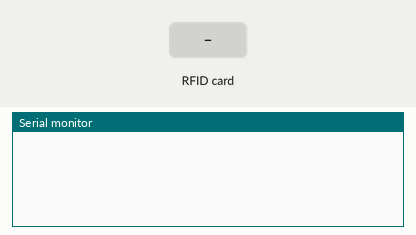
Recording of a sketch running on a simulated Arduino Mega 2560, built with avr-gcc and run on an emulated ATmega2560. Shown: the last lines printed to the serial monitor. The inputs (shaded band) are chosen by the test bench.

Above: at 1.3 s.
1.4 s: RFID card E1 3E E3 94 held to the reader
At 2.6 s:
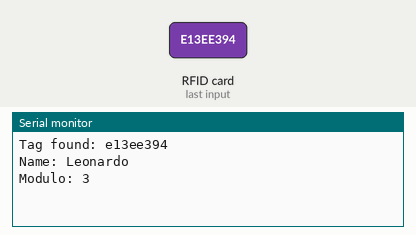
2.9 s: RFID card 53 25 F9 A3 held to the reader
At 4.1 s:
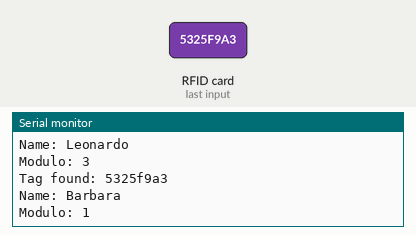
4.4 s: RFID card 63 84 F9 A3 held to the reader
At 5.5 s:
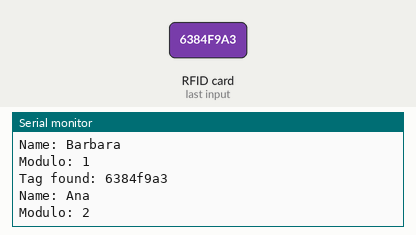
5.9 s: RFID card 5E 7A 19 C4 held to the reader
At 7.0 s:
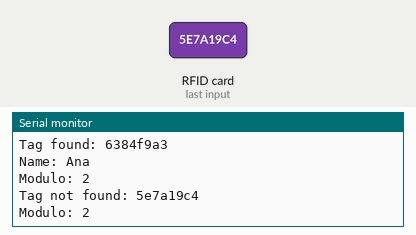
Timing chart, 0 to 8.4 s (numbered marks = the images above; inputs shaded):
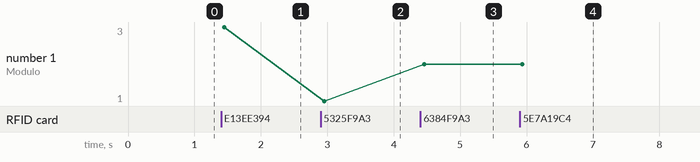

Measured:
- after the input at 1.4 s, the serial monitor: prints a new line at once (image 1)
- after the input at 2.9 s, the serial monitor: prints a new line at once (image 2)
- after the input at 4.4 s, the serial monitor: prints a new line at once (image 3)
- after the input at 5.9 s, the serial monitor: prints a new line at once (image 4)
- plotted number 1: 3 → 1 after the input at 2.9 s, 1 → 2 after the input at 4.4 s

The sketch:

3_modulos.ino
```cpp
/* Os três módulos RC522 podem ser conectados aos seguintes pinos:

Módulo 1:

SDA: pino 10 (ICSP-4)
SCK: pino 13 (ICSP-3)
MOSI: pino 11 (ICSP-4)
MISO: pino 12 (ICSP-1)
IRQ: não conectado
GND: GND
RST: pino 9
3,3V: 3,3V

Módulo 2:

SDA: pino 22
SCK: pino 23
MOSI: pino 24
MISO: pino 25
IRQ: não conectado
GND: GND
RST: pino 26
3,3V: 3,3V

Módulo 3:

SDA: pino 30
SCK: pino 31
MOSI: pino 32
MISO: pino 33
IRQ: não conectado
GND: GND
RST: pino 34
3,3V: 3,3V
Observe que os pinos SDA, SCK, MOSI, MISO e GND são os mesmos para todos os módulos,
enquanto que os pinos RST devem ser diferentes para cada módulo.
É importante também conectar uma alimentação de 3.3V ao módulo, pois a lógica do RC522 funciona com essa tensão.

------------------------------------------------------------------------

O módulo RC522 utiliza os seguintes pinos:

SDA (dados): pode ser conectado a qualquer pino digital. No código fornecido, é utilizado o pino 10.
SCK (relógio): deve ser conectado ao pino 13.
MOSI (saída de dados): deve ser conectado ao pino 11.
MISO (data in): deve ser conectado ao pino 12.
IRQ (solicitação de interrupção): pode ser deixado sem conexão ou conectado a qualquer pino digital.

Os três módulos RC522 podem ser conectados aos pinos mencionados acima, desde que cada um deles tenha um pino diferente para o SDA.
Por exemplo, se os módulos foram conectados aos pinos 10, 9 e 8, respectivamente, os códigos relacionados aos módulos devem ser atualizados para refletir esses pinos.
 */

#include <SPI.h>
#include <MFRC522.h>

#define SS_PIN_1 53 // Pin para o módulo 1
#define RST_PIN_1 9
#define SS_PIN_2 46 // Pin para o módulo 2
#define RST_PIN_2 6
#define SS_PIN_3 42 // Pin para o módulo 3
#define RST_PIN_3 3

MFRC522 mfrc522_1(SS_PIN_1, RST_PIN_1);
MFRC522 mfrc522_2(SS_PIN_2, RST_PIN_2);
MFRC522 mfrc522_3(SS_PIN_3, RST_PIN_3);

String IDtag = "";
String storedTags[] = {"e13ee394", "5325f9a3", "6384f9a3", "c303f7a3"};
String storedNames[] = {"Leonardo", "Barbara", "Ana", "Giovana"};

void setup() {
  Serial.begin(9600); // Inicializa a comunicação Serial
  SPI.begin(); // Inicializa comunicação SPI
  mfrc522_1.PCD_Init(); // Inicializa o leitor RFID do módulo 1
  mfrc522_2.PCD_Init(); // Inicializa o leitor RFID do módulo 2
  mfrc522_3.PCD_Init(); // Inicializa o leitor RFID do módulo 3
}

void loop(){
  LeituraTags1();
  LeituraTags2();
  LeituraTags3();
}

void LeituraTags1(){
  if (mfrc522_1.PICC_IsNewCardPresent() && mfrc522_1.PICC_ReadCardSerial()) {
    IDtag = "";
    for (byte i = 0; i < mfrc522_1.uid.size; i++) {
      IDtag += String(mfrc522_1.uid.uidByte[i] < 0x10 ? "0" : "");
      IDtag += String(mfrc522_1.uid.uidByte[i], HEX);
    }

    bool found = false;
    for (int i = 0; i < sizeof(storedTags) / sizeof(storedTags[0]); i++) {
      if (IDtag.startsWith(storedTags[i])) {
        Serial.println("");
        Serial.println("Tag found: " + IDtag);
        Serial.println("Name: " + storedNames[i]);
        Serial.println("Modulo: 1");
        found = true;
        break;
      }
    }

    if (!found) {
      Serial.println("");
      Serial.println("Tag not found: " + IDtag);
      Serial.println("Modulo: 1");
    }

    mfrc522_1.PICC_HaltA();
    mfrc522_1.PCD_StopCrypto1();
  }
}

void LeituraTags2(){
  if (mfrc522_2.PICC_IsNewCardPresent() && mfrc522_2.PICC_ReadCardSerial()) {
    IDtag = "";
    for (byte i = 0; i < mfrc522_2.uid.size; i++) {
      IDtag += String(mfrc522_2.uid.uidByte[i] < 0x10 ? "0" : "");
      IDtag += String(mfrc522_2.uid.uidByte[i], HEX);
    }

    bool found = false;
    for (int i = 0; i < sizeof(storedTags) / sizeof(storedTags[0]); i++) {
      if (IDtag.startsWith(storedTags[i])) {
        Serial.println("");
        Serial.println("Tag found: " + IDtag);
        Serial.println("Name: " + storedNames[i]);
        Serial.println("Modulo: 2");
        found = true;
        break;
      }
    }

    if (!found) {
      Serial.println("");
      Serial.println("Tag not found: " + IDtag);
      Serial.println("Modulo: 2");
    }

    mfrc522_2.PICC_HaltA();
    mfrc522_2.PCD_StopCrypto1();
  }
}

void LeituraTags3(){
  if (mfrc522_3.PICC_IsNewCardPresent() && mfrc522_3.PICC_ReadCardSerial()) {
    IDtag = "";
    for (byte i = 0; i < mfrc522_3.uid.size; i++) {
      IDtag += String(mfrc522_3.uid.uidByte[i] < 0x10 ? "0" : "");
      IDtag += String(mfrc522_3.uid.uidByte[i], HEX);
    }

    bool found = false;
    for (int i = 0; i < sizeof(storedTags) / sizeof(storedTags[0]); i++) {
      if (IDtag.startsWith(storedTags[i])) {
        Serial.println("");
        Serial.println("Tag found: " + IDtag);
        Serial.println("Name: " + storedNames[i]);
        Serial.println("Modulo: 3");
        found = true;
        break;
      }
    }

    if (!found) {
      Serial.println("");
      Serial.println("Tag not found: " + IDtag);
      Serial.println("Modulo: 3");
    }

    mfrc522_3.PICC_HaltA();
    mfrc522_3.PCD_StopCrypto1();
  }
}
```
